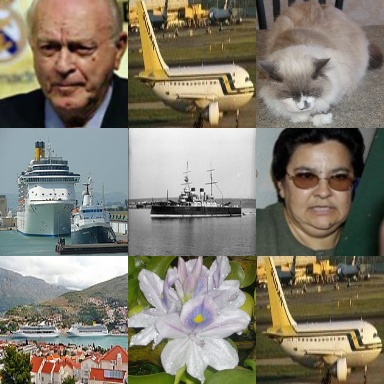
#> input picture matching-2.jpg, 384 x 384 px, given as the content of the folder ./matching, which was not available
$ python evaluate_detection.py .
#> lines starting #> are read from the running program, lines starting #| are printed output that depends on the picture; pictures that were not available may be replaced by others from this repository, and a replacement may not be noted
### detector.py
import cv2
import numpy as np
import sys
import math


def divide_images_into_sections(image, n_sections):
    height, width, _ = image.shape
    height_section = height // n_sections
    width_section = width // n_sections
    sections = []
    for i in range(n_sections):
        for j in range(n_sections):
            sections.append(image[i * height_section: (i + 1) * height_section, j * width_section: (j + 1) * width_section, :])
    return sections


def match_template(image, template):

    bw_image = cv2.cvtColor(image, cv2.COLOR_BGR2GRAY)
    bw_template = cv2.cvtColor(template, cv2.COLOR_BGR2GRAY)
    result = cv2.matchTemplate(bw_image, bw_template, cv2.TM_SQDIFF_NORMED)
    min_val,_,_,_ = cv2.minMaxLoc(result)
    return min_val


def has_repeated_patterns(image):

    matches = []
    for s in range (3, 10):
        sections = divide_images_into_sections(image, s)
        size_match = []
        for i in range(len(sections)):
            for j in range(i + 1, len(sections)):
                match_value = match_template(sections[i], sections[j])
                size_match.append(match_value * 100000)
        matches.append(min(size_match))

    return min(matches) < 0.1


# [17 lines that do not run on import are left out]

### evaluate_detection.py
from detector import has_repeated_patterns
import sys
import os
import cv2

def evaluate(path):
#> called with path = '.'
    images_evaluated = 0
    images_got_right = 0

    matching_folder = os.path.join(path, "matching")
    non_matching_folder = os.path.join(path, "non-matching")

    matching_images = os.listdir(matching_folder)
    non_matching_images = os.listdir(non_matching_folder)

    for image in matching_images:
        image_path = os.path.join(matching_folder, image)
        print("Evaluating image: {}".format(image_path))
        image = cv2.imread(image_path)
#> image is the input picture: shape (384, 384, 3); mean B, G, R 111.4, 125.7, 131.7
        if has_repeated_patterns(image):
#> the loop in has_repeated_patterns, `for s in range (3, 10):` made 7 passes
#> pass 1, in match_template, `bw_image = cv2.cvtColor(image, cv2.COLOR_BGR2GRAY)`:
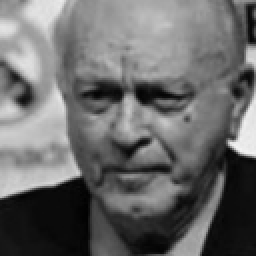
#> bw_image: shape (128, 128) (shown 2 times larger); min 1, max 243, mean 105.9
#> pass 1, in match_template (call 2), `bw_template = cv2.cvtColor(template, cv2.COLOR_BGR2GRAY)`:
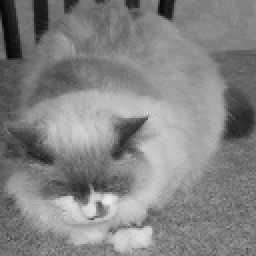
#> bw_template: shape (128, 128) (shown 2 times larger); min 6, max 235, mean 131.2
#> pass 1, in match_template (call 3), `bw_template = cv2.cvtColor(template, cv2.COLOR_BGR2GRAY)`:
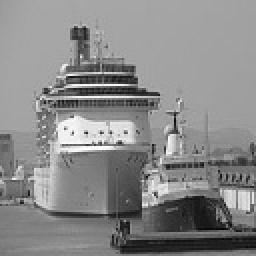
#> bw_template: shape (128, 128) (shown 2 times larger); min 5, max 254, mean 136.7
            images_got_right += 1
        images_evaluated += 1

    for image in non_matching_images:
        image_path = os.path.join(non_matching_folder, image)
        print("Evaluating image: {}".format(image_path))
        image = cv2.imread(image_path)
        if not has_repeated_patterns(image):
#> the loop in has_repeated_patterns (call 2), `for s in range (3, 10):` made 7 passes
#> pass 1, in match_template (call 7522), `bw_template = cv2.cvtColor(template, cv2.COLOR_BGR2GRAY)`:
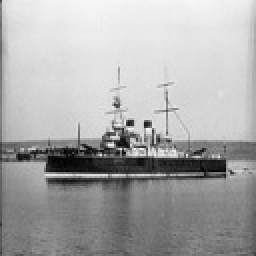
#> bw_template: shape (128, 128) (shown 2 times larger); min 0, max 249, mean 170.6
#> pass 1, in match_template (call 7523), `bw_template = cv2.cvtColor(template, cv2.COLOR_BGR2GRAY)`:
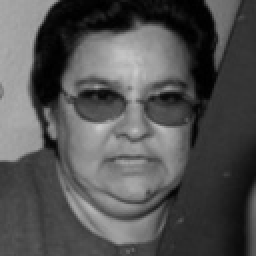
#> bw_template: shape (128, 128) (shown 2 times larger); min 0, max 202, mean 82.5
#> pass 1, in match_template (call 7524), `bw_template = cv2.cvtColor(template, cv2.COLOR_BGR2GRAY)`:
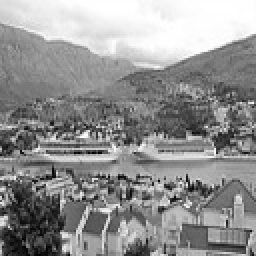
#> bw_template: shape (128, 128) (shown 2 times larger); min 1, max 255, mean 146
#> pass 1, in match_template (call 7525), `bw_template = cv2.cvtColor(template, cv2.COLOR_BGR2GRAY)`:
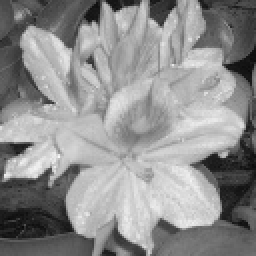
#> bw_template: shape (128, 128) (shown 2 times larger); min 9, max 250, mean 142.9
            images_got_right += 1
        images_evaluated += 1

    print("Accuracy: {}%".format(images_got_right / images_evaluated * 100))
#| Accuracy: 50.0%


if __name__ == "__main__":

    if len(sys.argv) != 2:
        print("Usage: python3 evaluate_detection.py <folder_path>")
        sys.exit(1)

    folder_path = sys.argv[1]
    evaluate(folder_path)

$ run again, on non-matching-2.jpg
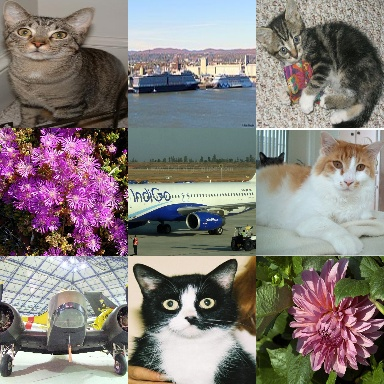
#> input picture non-matching-2.jpg, 384 x 384 px, given as the content of the folder ./matching, which was not available
#> in evaluate, image is the input picture: shape (384, 384, 3); mean B, G, R 122.4, 125.1, 132.3
#> the loop in has_repeated_patterns, `for s in range (3, 10):` made 7 passes
#> pass 1, in match_template (call 3), `bw_template = cv2.cvtColor(template, cv2.COLOR_BGR2GRAY)`:
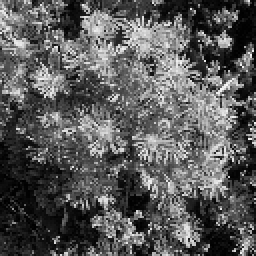
#> bw_template: shape (128, 128) (shown 2 times larger); min 0, max 249, mean 89.4
#> the loop in has_repeated_patterns (call 2), `for s in range (3, 10):` made 7 passes
#> pass 1, in match_template (call 7525), `bw_template = cv2.cvtColor(template, cv2.COLOR_BGR2GRAY)`:
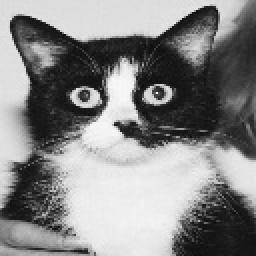
#> bw_template: shape (128, 128) (shown 2 times larger); min 10, max 248, mean 134.6
#| Accuracy: 50.0%
